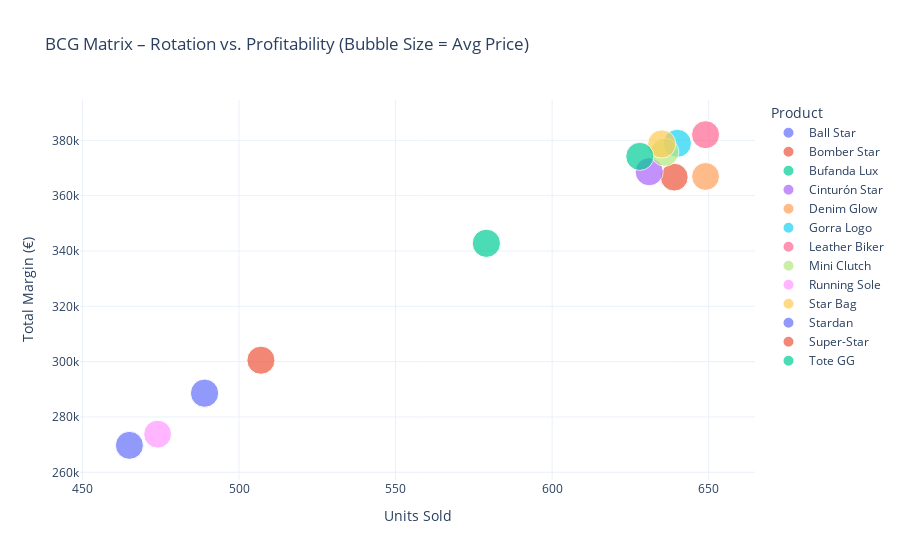

The notebook cell saved with this chart:
### Code cell
# Código con Plotly para visualización premium

import plotly.express as px

fig = px.scatter(
    bcg_df,
    x='Unidades_vendidas',
    y='Margen_total (€)',
    size='Precio (€)',
    color='Producto',
    hover_data=['Producto', 'Precio (€)', 'Unidades_vendidas', 'Margen_total (€)'],
    title="BCG Matrix – Rotation vs. Profitability (Bubble Size = Avg Price)"
)

fig.update_layout(
    xaxis_title="Units Sold",
    yaxis_title="Total Margin (€)",
    legend_title="Product",
    template="plotly_white"
)

fig.show()

### Figure 1 — Plotly figure (JSON) as saved in the notebook; plotly's stock layout.template omitted (floating-point values rounded to 4 significant figures)
{"data": [{"customdata": [["Ball Star", 1221.0]], "hovertemplate": "Producto=%{customdata[0]}<br>Unidades_vendidas=%{x}<br>Margen_total (€)=%{y}<br>Precio (€)=%{customdata[1]}<extra></extra>", "legendgroup": "Ball Star", "marker": {"color": "#636efa", "size": [1221.0], "sizemode": "area", "sizeref": 3.112, "symbol": "circle"}, "mode": "markers", "name": "Ball Star", "orientation": "v", "showlegend": true, "type": "scatter", "x": [465], "xaxis": "x", "y": [269700.0], "yaxis": "y"}, {"customdata": [["Bomber Star", 1204.0]], "hovertemplate": "Producto=%{customdata[0]}<br>Unidades_vendidas=%{x}<br>Margen_total (€)=%{y}<br>Precio (€)=%{customdata[1]}<extra></extra>", "legendgroup": "Bomber Star", "marker": {"color": "#EF553B", "size": [1204.0], "sizemode": "area", "sizeref": 3.112, "symbol": "circle"}, "mode": "markers", "name": "Bomber Star", "orientation": "v", "showlegend": true, "type": "scatter", "x": [639], "xaxis": "x", "y": [366700.0], "yaxis": "y"}, {"customdata": [["Bufanda Lux", 1243.0]], "hovertemplate": "Producto=%{customdata[0]}<br>Unidades_vendidas=%{x}<br>Margen_total (€)=%{y}<br>Precio (€)=%{customdata[1]}<extra></extra>", "legendgroup": "Bufanda Lux", "marker": {"color": "#00cc96", "size": [1243.0], "sizemode": "area", "sizeref": 3.112, "symbol": "circle"}, "mode": "markers", "name": "Bufanda Lux", "orientation": "v", "showlegend": true, "type": "scatter", "x": [579], "xaxis": "x", "y": [342800.0], "yaxis": "y"}, {"customdata": [["Cinturón Star", 1230.0]], "hovertemplate": "Producto=%{customdata[0]}<br>Unidades_vendidas=%{x}<br>Margen_total (€)=%{y}<br>Precio (€)=%{customdata[1]}<extra></extra>", "legendgroup": "Cinturón Star", "marker": {"color": "#ab63fa", "size": [1230.0], "sizemode": "area", "sizeref": 3.112, "symbol": "circle"}, "mode": "markers", "name": "Cinturón Star", "orientation": "v", "showlegend": true, "type": "scatter", "x": [631], "xaxis": "x", "y": [368700.0], "yaxis": "y"}, {"customdata": [["Denim Glow", 1208.0]], "hovertemplate": "Producto=%{customdata[0]}<br>Unidades_vendidas=%{x}<br>Margen_total (€)=%{y}<br>Precio (€)=%{customdata[1]}<extra></extra>", "legendgroup": "Denim Glow", "marker": {"color": "#FFA15A", "size": [1208.0], "sizemode": "area", "sizeref": 3.112, "symbol": "circle"}, "mode": "markers", "name": "Denim Glow", "orientation": "v", "showlegend": true, "type": "scatter", "x": [649], "xaxis": "x", "y": [366900.0], "yaxis": "y"}, {"customdata": [["Gorra Logo", 1233.0]], "hovertemplate": "Producto=%{customdata[0]}<br>Unidades_vendidas=%{x}<br>Margen_total (€)=%{y}<br>Precio (€)=%{customdata[1]}<extra></extra>", "legendgroup": "Gorra Logo", "marker": {"color": "#19d3f3", "size": [1233.0], "sizemode": "area", "sizeref": 3.112, "symbol": "circle"}, "mode": "markers", "name": "Gorra Logo", "orientation": "v", "showlegend": true, "type": "scatter", "x": [640], "xaxis": "x", "y": [378900.0], "yaxis": "y"}, {"customdata": [["Leather Biker", 1226.0]], "hovertemplate": "Producto=%{customdata[0]}<br>Unidades_vendidas=%{x}<br>Margen_total (€)=%{y}<br>Precio (€)=%{customdata[1]}<extra></extra>", "legendgroup": "Leather Biker", "marker": {"color": "#FF6692", "size": [1226.0], "sizemode": "area", "sizeref": 3.112, "symbol": "circle"}, "mode": "markers", "name": "Leather Biker", "orientation": "v", "showlegend": true, "type": "scatter", "x": [649], "xaxis": "x", "y": [382000.0], "yaxis": "y"}, {"customdata": [["Mini Clutch", 1233.0]], "hovertemplate": "Producto=%{customdata[0]}<br>Unidades_vendidas=%{x}<br>Margen_total (€)=%{y}<br>Precio (€)=%{customdata[1]}<extra></extra>", "legendgroup": "Mini Clutch", "marker": {"color": "#B6E880", "size": [1233.0], "sizemode": "area", "sizeref": 3.112, "symbol": "circle"}, "mode": "markers", "name": "Mini Clutch", "orientation": "v", "showlegend": true, "type": "scatter", "x": [636], "xaxis": "x", "y": [375700.0], "yaxis": "y"}, {"customdata": [["Running Sole", 1205.0]], "hovertemplate": "Producto=%{customdata[0]}<br>Unidades_vendidas=%{x}<br>Margen_total (€)=%{y}<br>Precio (€)=%{customdata[1]}<extra></extra>", "legendgroup": "Running Sole", "marker": {"color": "#FF97FF", "size": [1205.0], "sizemode": "area", "sizeref": 3.112, "symbol": "circle"}, "mode": "markers", "name": "Running Sole", "orientation": "v", "showlegend": true, "type": "scatter", "x": [474], "xaxis": "x", "y": [273800.0], "yaxis": "y"}, {"customdata": [["Star Bag", 1245.0]], "hovertemplate": "Producto=%{customdata[0]}<br>Unidades_vendidas=%{x}<br>Margen_total (€)=%{y}<br>Precio (€)=%{customdata[1]}<extra></extra>", "legendgroup": "Star Bag", "marker": {"color": "#FECB52", "size": [1245.0], "sizemode": "area", "sizeref": 3.112, "symbol": "circle"}, "mode": "markers", "name": "Star Bag", "orientation": "v", "showlegend": true, "type": "scatter", "x": [635], "xaxis": "x", "y": [378700.0], "yaxis": "y"}, {"customdata": [["Stardan", 1244.0]], "hovertemplate": "Producto=%{customdata[0]}<br>Unidades_vendidas=%{x}<br>Margen_total (€)=%{y}<br>Precio (€)=%{customdata[1]}<extra></extra>", "legendgroup": "Stardan", "marker": {"color": "#636efa", "size": [1244.0], "sizemode": "area", "sizeref": 3.112, "symbol": "circle"}, "mode": "markers", "name": "Stardan", "orientation": "v", "showlegend": true, "type": "scatter", "x": [489], "xaxis": "x", "y": [288600.0], "yaxis": "y"}, {"customdata": [["Super-Star", 1231.0]], "hovertemplate": "Producto=%{customdata[0]}<br>Unidades_vendidas=%{x}<br>Margen_total (€)=%{y}<br>Precio (€)=%{customdata[1]}<extra></extra>", "legendgroup": "Super-Star", "marker": {"color": "#EF553B", "size": [1231.0], "sizemode": "area", "sizeref": 3.112, "symbol": "circle"}, "mode": "markers", "name": "Super-Star", "orientation": "v", "showlegend": true, "type": "scatter", "x": [507], "xaxis": "x", "y": [300500.0], "yaxis": "y"}, {"customdata": [["Tote GG", 1230.0]], "hovertemplate": "Producto=%{customdata[0]}<br>Unidades_vendidas=%{x}<br>Margen_total (€)=%{y}<br>Precio (€)=%{customdata[1]}<extra></extra>", "legendgroup": "Tote GG", "marker": {"color": "#00cc96", "size": [1230.0], "sizemode": "area", "sizeref": 3.112, "symbol": "circle"}, "mode": "markers", "name": "Tote GG", "orientation": "v", "showlegend": true, "type": "scatter", "x": [628], "xaxis": "x", "y": [374200.0], "yaxis": "y"}], "layout": {"legend": {"itemsizing": "constant", "title": {"text": "Product"}, "tracegroupgap": 0}, "title": {"text": "BCG Matrix – Rotation vs. Profitability (Bubble Size = Avg Price)"}, "xaxis": {"anchor": "y", "domain": [0, 1], "title": {"text": "Units Sold"}}, "yaxis": {"anchor": "x", "domain": [0, 1], "title": {"text": "Total Margin (€)"}}}}
